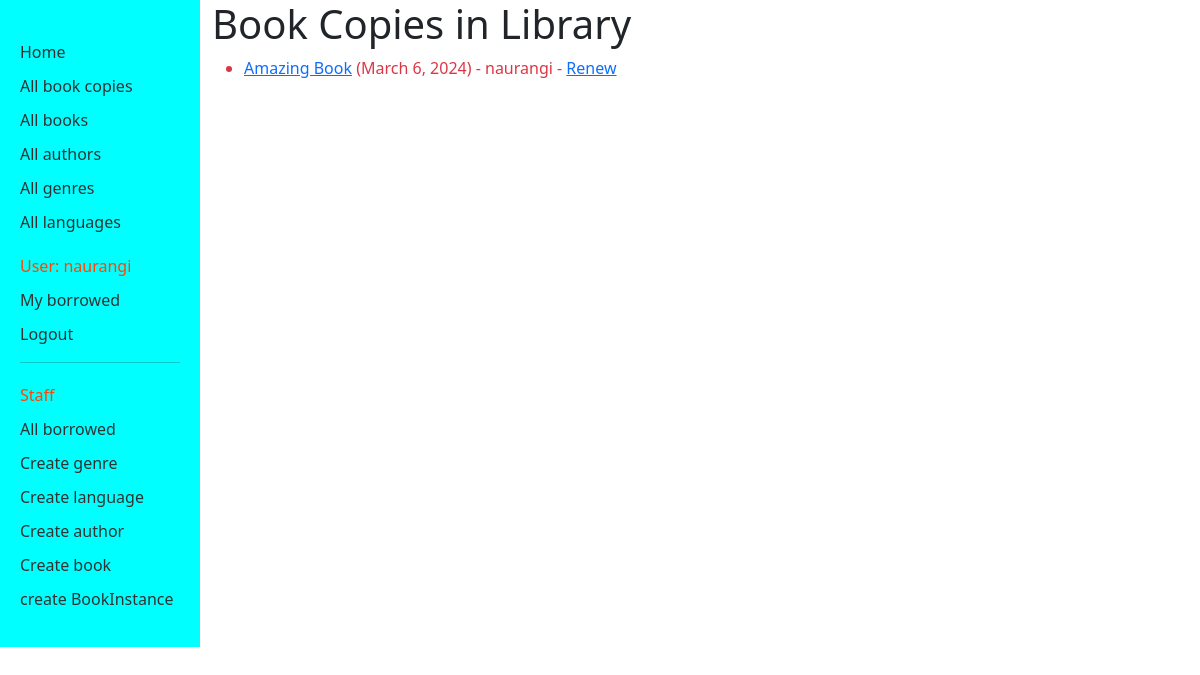
The app's page /catalog/bookinstances/ (signed in) with its own data.
### catalog/models.py (models this page shows, shortened)
class BookInstance(models.Model):
    id = models.UUIDField(primary_key=True, default=uuid.uuid4,
                          help_text="Unique ID for this particular book across whole library")
    book = models.ForeignKey('Book', on_delete=models.RESTRICT, null=True)
    imprint = models.CharField(max_length=200)
    due_back = models.DateField(null=True, blank=True)
    borrower = models.ForeignKey(
        settings.AUTH_USER_MODEL, on_delete=models.SET_NULL, null=True, blank=True)
    @property
    def is_overdue(self):
        return bool(self.due_back and date.today() > self.due_back)
    LOAN_STATUS = (
        ('d', 'Maintenance'),
        ('o', 'On loan'),
        ('a', 'Available'),
        ('r', 'Reserved'),
    )
    status = models.CharField(
        max_length=1,
        choices=LOAN_STATUS,
        blank=True,
        default='d',
        help_text='Book availability')
    class Meta:
        ordering = ['due_back']
        permissions = (("can_mark_returned", "Set book as returned"),)

class Book(models.Model):
    title = models.CharField(max_length=200)
    author = models.ForeignKey('Author', on_delete=models.RESTRICT, null=True)
    summary = models.TextField(
        max_length=1000, help_text="Enter a brief description of the book")
    isbn = models.CharField('ISBN', max_length=13,
                            unique=True,
                            help_text='13 Character <a href="https://www.isbn-international.org/content/what-isbn'
                                      '">ISBN number</a>')
    genre = models.ManyToManyField(
        Genre, help_text="Select a genre for this book")
    language = models.ForeignKey(
        'Language', on_delete=models.SET_NULL, null=True)
    class Meta:
        ordering = ['title', 'author']
    def display_genre(self):
        """Creates a string for the Genre. This is required to display genre in Admin."""
        return ', '.join([genre.name for genre in self.genre.all()[:3]])
    display_genre.short_description = 'Genre'

### catalog/views.py (the view)
# urls.py: path('bookinstances/', views.BookInstanceListView.as_view(), name='bookinstances'),
class BookInstanceListView(generic.ListView):
    model = BookInstance
    paginate_by = 10

### templates/catalog/bookinstance_list.html
{% extends "base_generic.html" %}
{% block content %}
    <h1>Book Copies in Library</h1>
    <ul>
      {% for bookinst in bookinstance_list %}
      <li class="{% if bookinst.is_overdue %}text-danger{% endif %}">
        <a href="{% url 'bookinstance-detail' bookinst.pk %}">{{bookinst.book.title}}</a> ({{ bookinst.due_back }}) {% if user.is_staff %}- {{ bookinst.borrower }}{% endif %} {% if perms.catalog.can_mark_returned %}- <a href="{% url 'renew-book-librarian' bookinst.id %}">Renew</a>  {% endif %}
      </li>
      {% empty %}
      <li>There are no book copies available.</li>
      {% endfor %}
    </ul>
{% endblock %}

### templates/base_generic.html (shortened to what this page needs)
<!DOCTYPE html>
<html lang="en">
<head>
  <link href="https://cdn.jsdelivr.net/npm/bootstrap@5.3.2/dist/css/bootstrap.min.css" rel="stylesheet">
  {% load static %}
  <link rel="stylesheet" href="{% static './css/styles.css' %}">
</head>
<body>
<div class="container-fluid">
	<div class="row">
	  <div class="col-sm-2 sidebar">
	  {% block sidebar %}
	  <ul class="sidebar-nav">
		<li><a href="{% url 'index' %}">Home</a></li>
		<li><a href="{% url 'bookinstances' %}">All book copies</a></li>
		<li><a href="{% url 'books' %}">All books</a></li>
		<li><a href="{% url 'authors' %}">All authors</a></li>
		<li><a href="{% url 'genres' %}">All genres</a></li>
		<li><a href="{% url 'languages' %}">All languages</a></li>
	  </ul>
	  <ul class="sidebar-nav">
	   {% if user.is_authenticated %}
		 <li>User: {{ user.get_username }}</li>
		 <li><a href="{% url 'my-borrowed' %}">My borrowed</a></li>
		 <li><a href="{% url 'logout'%}?next={{request.path}}">Logout</a></li>
	   {% else %}
		 <li><a href="{% url 'login'%}?next={{request.path}}">Login</a></li>
	   {% endif %}
	  </ul>
	   {% if user.is_staff %}
	   <hr>
	   <ul class="sidebar-nav">
	   <li>Staff</li>
	   <li><a href="{% url 'all-borrowed' %}">All borrowed</a></li>
	   {% if perms.catalog.add_genre %}
		 <li><a href="{% url 'genre-create' %}">Create genre</a></li>
	   {% endif %}
	   {% if perms.catalog.add_genre %}
		 <li><a href="{% url 'language-create' %}">Create language</a></li>
	   {% endif %}
	   {% if perms.catalog.add_author %}
		 <li><a href="{% url 'author-create' %}">Create author</a></li>
	   {% endif %}
	   {% if perms.catalog.add_book %}
		 <li><a href="{% url 'book-create' %}">Create book</a></li>
	   {% endif %}
	   {% if perms.catalog.add_bookinstance %}
		 <li><a href="{% url 'bookinstance-create' %}">create BookInstance</a></li>
	   {% endif %}
	   </ul>
	   {% endif %}
	{% endblock %}
	  </div>
	  <div class="col-sm-10 ">
	  {% block content %}{% endblock %}
	  </div>
	</div>
</div>
</body>
</html>

### static/css/styles.css (style rules this page uses)
.sidebar-nav { margin-top: 20px; padding: 0; list-style: none; color:orangered; text-decoration:none }
.sidebar { background-color: #00FFFF; padding: 20px; }
.sidebar ul { list-style-type: none; padding: 0; }
.sidebar ul li { margin-bottom: 10px; }
.sidebar a { text-decoration: none; color: #333; }

### records on screen
BookInstance: book "Amazing Book", due_back "March 6, 2024", borrower "naurangi"

### other values on screen
{{ user.get_username }} "naurangi"
